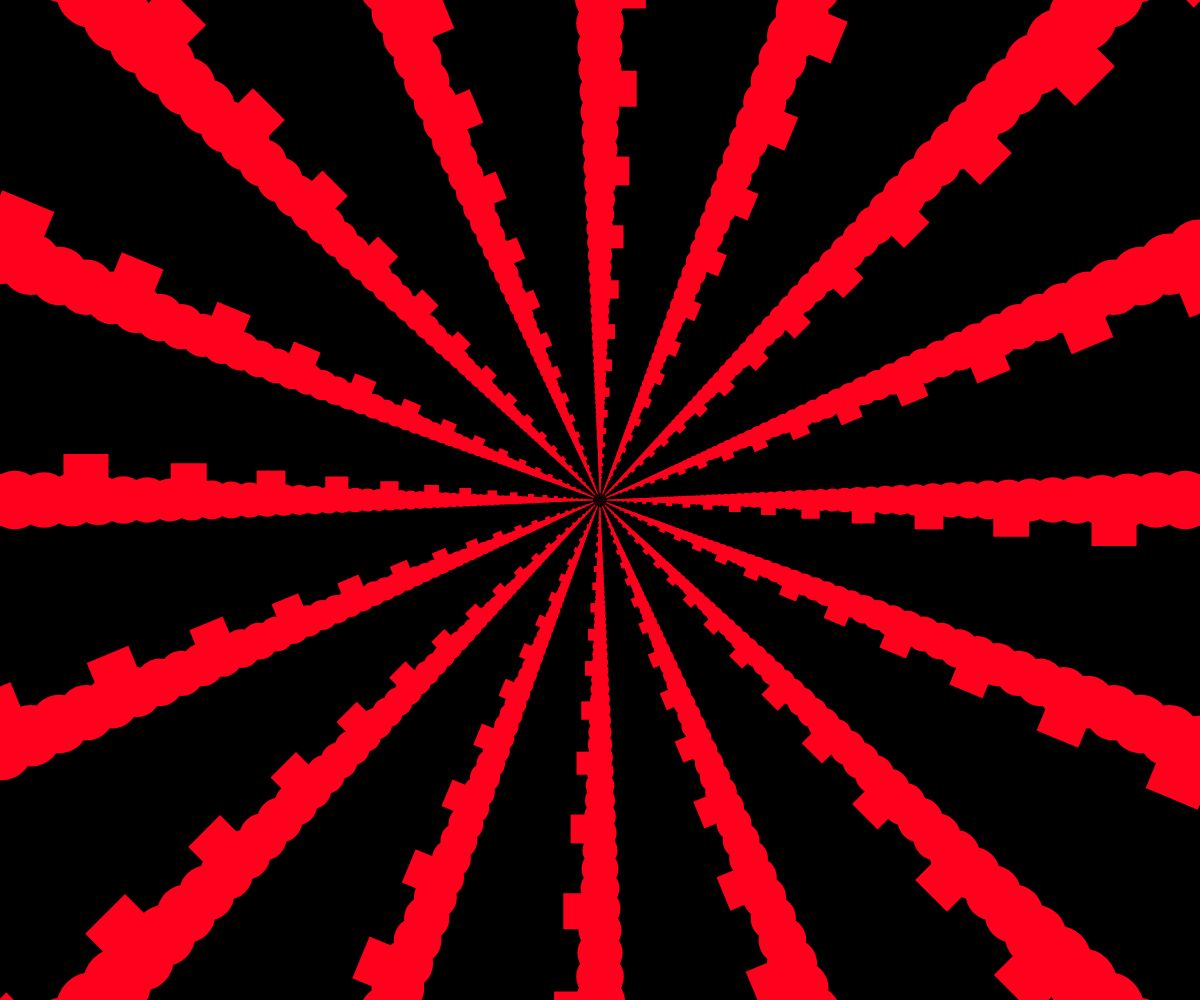
Frame 1 (no input)
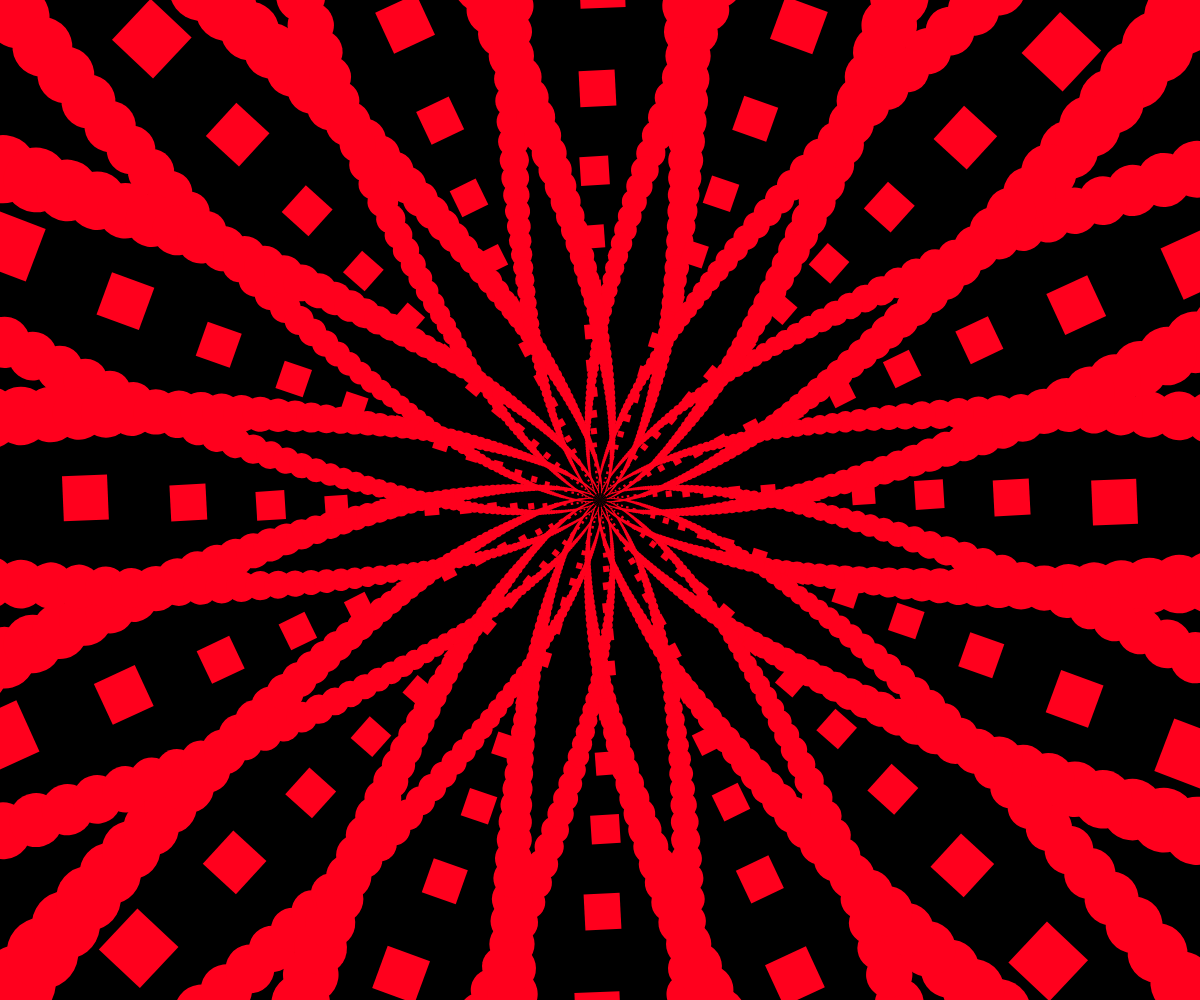
Frame 60 (no input)
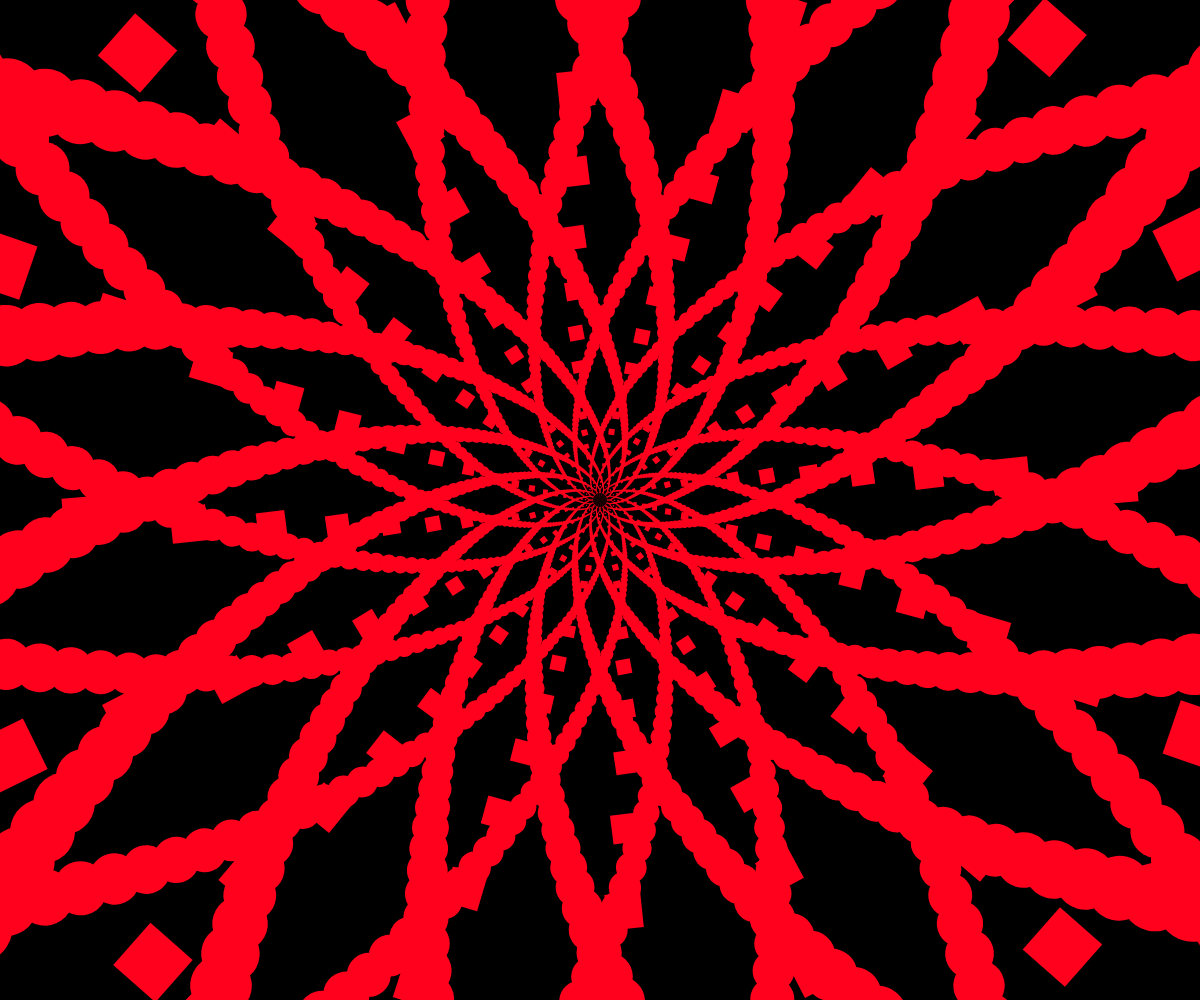
Frame 120 (the mouse pressed at the canvas centre since frame 60)

The p5.js sketch that drew these frames (run headless with seeded random() and noise() and a simulated clock; from frame 60 on, the mouse is pressed at the canvas centre):

// p5.js sketch
// ── sketch.js
let angle = 0;

function setup() {
createCanvas(windowWidth, windowHeight);
angleMode(DEGREES);
noStroke();
fill(0, 15, 30, 220)
}

function draw() {
background(0)

translate(width / 2, height /2);

//first loop
for (let a = 0; a <360; a += 22.5) {
  rotate(a);

  push();
  for (let i = 0; i <100; i++) {
    scale(0.95);
    rotate(angle);
    fill(255, 0, 29)
    ellipse(width, 0, 120, 120);
  }
  pop();

  //second loop
  push();

  for(let i = 0; i <100; i++) {
    scale(0.95);
    rotate(-angle);
    fill(255, 0, 29)
    ellipse(width, 0, 100, 100);
  }
  pop();

  //third loop
  push();

  for(let i = 0; i <100; i++) {
    scale(0.8);
    rotate(-angle);
    fill(255, 0, 29)
    rect(width, 2, 110, 110);
  }
  pop();
  
  }
  angle += 0.01;
}


// ── website.html
<!DOCTYPE html>
<html lang="en">
<head>
    <meta charset="UTF-8">
    <meta name="viewport" content="width=device-width, initial-scale=1.0">
    <title>Graphic and Web Design Projects</title>
    <link rel="stylesheet" href="css/styles.css">
    <link rel="stylesheet" href="https://typekit.net/fvp8edr.css">
    <script src="https://cdnjs.cloudflare.com/ajax/libs/p5.js/1.4.0/p5.js"></script>
</head>
<body>
    <header>
        <ul>
            <div class="container-navigation">
                <li><a href="website.html">HOME</a></li>
                <li><a href="projects/worksheets.html">WORKSHEETS</a></li>
                <li><a href="projects/carp-project.html">CARP PROJECT</a></li>
                <li><a href="projetcs/typography-project.html">TYPOGRAPHY PROJECT</a></li>
                <li><a href="projects/essay.html">REFLECTION ESSAY</a></li>
            </div>
        </ul>
    </header>
    <main>
        <h1>Welcome</h1>
        <h2>TO MY WEBSITE</h2>
        </main>
        <footer>
            <p>CRAFTED WITH CARE BY DANIEL GILLETT</p>
        </footer>
        <script src="sketch.js"></script>
</body>
</html>
